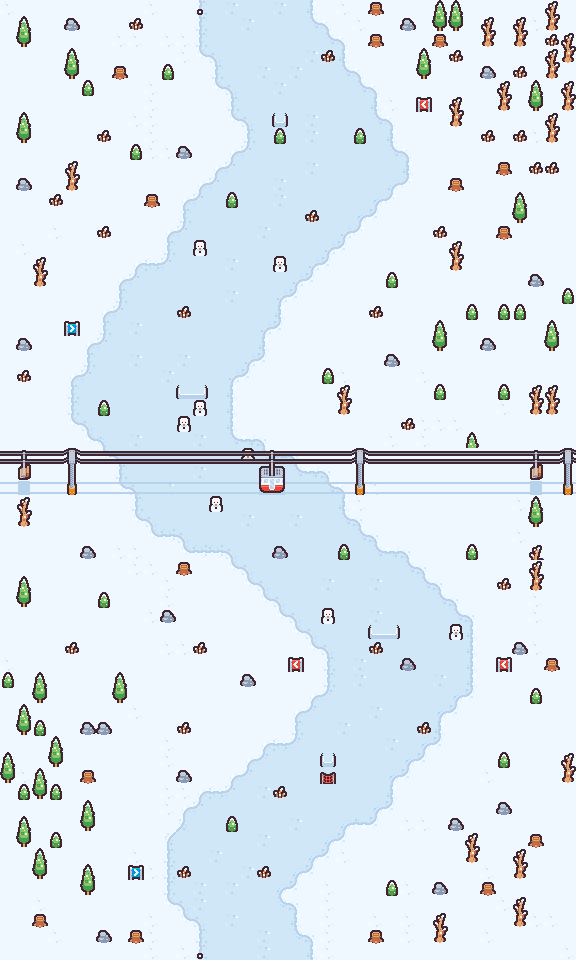

This is a level from a 2D game, rendered from its Tiled map with the project's own tilesets. A one-line summary and the map file follow, with tile-layer data summarised:
An orthogonal 36x60 tile map with 16x16 px tiles, 8 tile layers (Background, Lane, Shadow, Killer, ...).

<map version="1.10" tiledversion="1.10.2" orientation="orthogonal" renderorder="right-down" width="36" height="60" tilewidth="16" tileheight="16" infinite="0" nextlayerid="9" nextobjectid="1">
 <tileset firstgid="1" source="../FrostyFall.tsx" />
 <layer id="1" name="Background" width="36" height="60">
  <data>[2160 cells, 2160 non-empty, 2 distinct tile ids]</data>
 </layer>
 <layer id="2" name="Lane" width="36" height="60">
  <data>[2160 cells, 702 non-empty, 13 distinct tile ids]</data>
 </layer>
 <layer id="5" name="Shadow" width="36" height="60">
  <data>[2160 cells, 36 non-empty, 4 distinct tile ids]</data>
 </layer>
 <layer id="3" name="Killer" width="36" height="60">
  <data>[2160 cells, 29 non-empty, 9 distinct tile ids]</data>
 </layer>
 <layer id="6" name="Starter" width="36" height="60">
  <data>[2160 cells, 1 non-empty, 1 distinct tile ids]</data>
 </layer>
 <layer id="7" name="Ender" width="36" height="60">
  <data>[2160 cells, 1 non-empty, 1 distinct tile ids]</data>
 </layer>
 <layer id="4" name="Detail" width="36" height="60">
  <data>[2160 cells, 215 non-empty, 18 distinct tile ids]</data>
 </layer>
 <layer id="8" name="Bumper" width="36" height="60">
  <data>[2160 cells, 6 non-empty, 3 distinct tile ids]</data>
 </layer>
</map>
